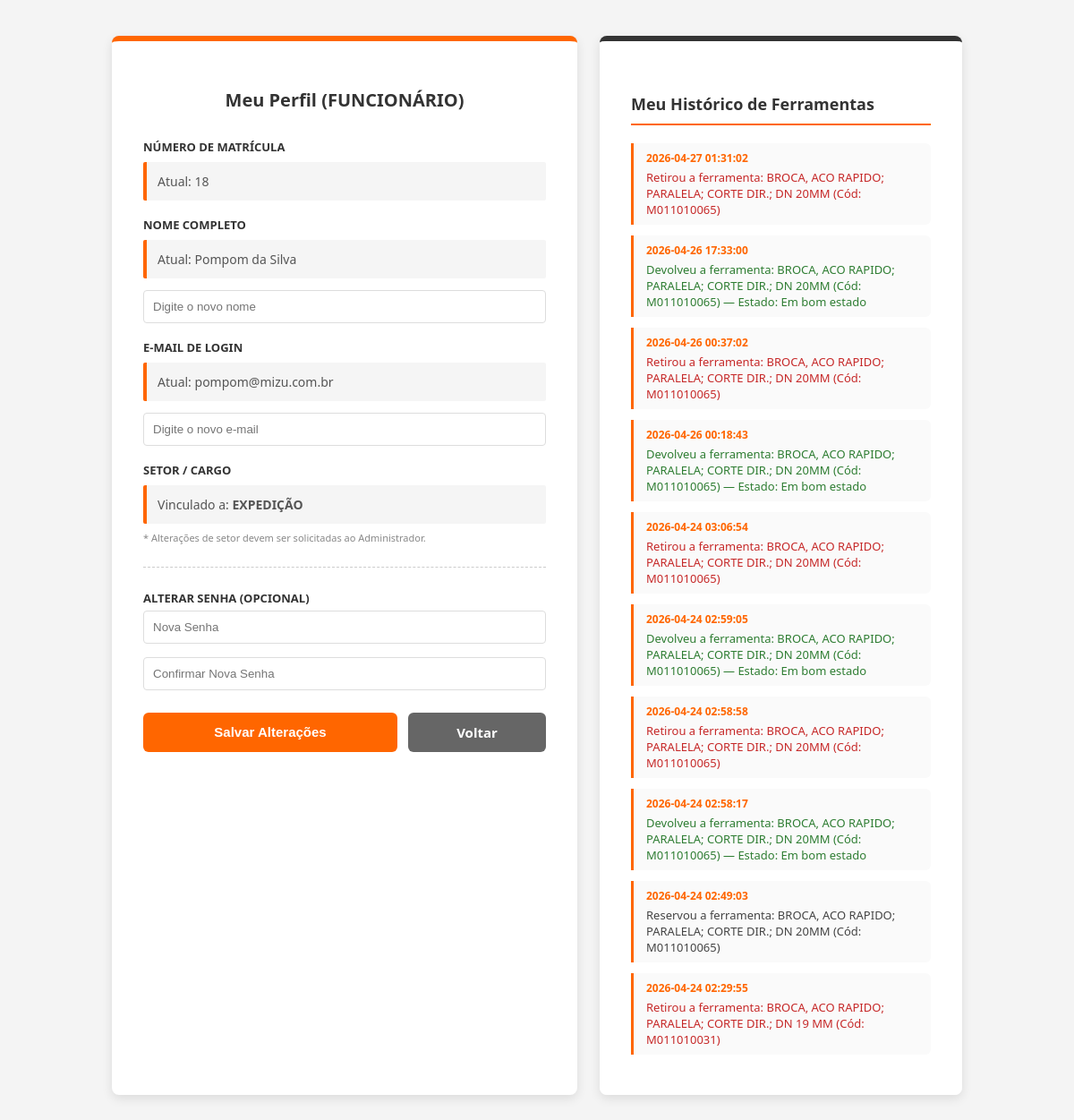
Screenshot of /meu_perfil (signed in) with the database file from the repository.
### tables this page shows
CREATE TABLE usuarios (
            id INTEGER PRIMARY KEY AUTOINCREMENT,
            nome TEXT NOT NULL,
            email TEXT NOT NULL,
            setor_cargo TEXT,
            status TEXT DEFAULT 'Aprovado'
        , senha TEXT, perfil TEXT DEFAULT 'FUNCIONÁRIO', setor TEXT, matricula TEXT, ativo INTEGER DEFAULT 1);

CREATE TABLE log_atividades (id INTEGER PRIMARY KEY AUTOINCREMENT, usuario_id INTEGER, descricao TEXT, data DATETIME DEFAULT CURRENT_TIMESTAMP);

### app.py (the view)
@app.route('/meu_perfil')
def meu_perfil():
    if 'perfil' not in session:
        return redirect(url_for('index'))
    conn = conectar()
    usuario = conn.execute("SELECT * FROM usuarios WHERE id = ?", (session.get('usuario_id'),)).fetchone()
    historico = conn.execute("""
        SELECT descricao, data FROM log_atividades
        WHERE usuario_id = ?
        ORDER BY data DESC
    """, (session.get('usuario_id'),)).fetchall()
    conn.close()
    return render_template('meuperfil.html', usuario=usuario, historico=historico)

### app.py (called while the page is built)
def conectar():
    caminho_banco = os.path.join(os.path.dirname(__file__), "banco_mizu_final.db")
    conn = sqlite3.connect(caminho_banco)
    conn.row_factory = sqlite3.Row
    return conn

### templates/meuperfil.html (shortened to what this page needs)
<!DOCTYPE html>
<html lang="pt-br">
<head>
</head>
<body>
<div class="wrapper">
    <div class="container-perfil">
        <h2>Meu Perfil ({{ session['perfil'] | replace('FUNCIONARIO', 'FUNCIONÁRIO') }})</h2>
        <form action="{{ url_for('salvar_perfil') }}" method="POST">
            <span class="label-grupo">Número de Matrícula</span>
            <div class="info-atual">Atual: {{ usuario.matricula if usuario and usuario.matricula else '---' }}</div>
            <span class="label-grupo">Nome Completo</span>
            <div class="info-atual">Atual: {{ usuario.nome if usuario else session['usuario_nome'] }}</div>
            <input type="text" name="novo_nome" placeholder="Digite o novo nome">
            <span class="label-grupo">E-mail de Login</span>
            <div class="info-atual">Atual: {{ usuario.email if usuario else session['usuario_email'] }}</div>
            <input type="email" name="novo_email" placeholder="Digite o novo e-mail">
            <span class="label-grupo">Setor / Cargo</span>
            <div class="info-atual">Vinculado a: <b>{{ usuario.setor_cargo if usuario and usuario.setor_cargo else (usuario.setor if usuario and usuario.setor else 'Não informado') }}</b></div>
            <p style="font-size: 11px; color: #888; margin-top: 5px;">* Alterações de setor devem ser solicitadas ao Administrador.</p>
            <div class="divisor"></div>
            <span class="label-grupo">Alterar Senha (opcional)</span>
            <input type="password" name="nova_senha" placeholder="Nova Senha" style="margin-bottom: 10px;">
            <input type="password" name="confirmar_senha" placeholder="Confirmar Nova Senha">
            <div class="botoes">
                <button type="submit" class="btn-salvar">Salvar Alterações</button>
                <a href="{{ url_for('dashboard_funcionario') }}" class="btn-voltar">Voltar</a>
            </div>
        </form>
    </div>
    <div class="container-historico">
        <h3>Meu Histórico de Ferramentas</h3>
        {% if historico %}
            {% for item in historico %}
            <div class="timeline-item">
                <div class="data">{{ item.data }}</div>
                <div class="desc {{ 'devolucao' if 'Devolveu' in item.descricao else 'retirada' if 'Retirou' in item.descricao else '' }}">
                    {{ item.descricao }}
                </div>
            </div>
            {% endfor %}
        {% else %}
            <p class="timeline-vazio">Nenhuma atividade registrada ainda.</p>
        {% endif %}
    </div>
</div>
</body>
</html>

### templates/meuperfil.html (style rules this page uses)
body { background-color: #f4f4f4; font-family: 'Segoe UI', Tahoma, Geneva, Verdana, sans-serif; display: flex; justify-content: center; align-items: flex-start; min-height: 100vh; margin: 0; padding: 40px 20px; }
.wrapper { display: flex; gap: 25px; width: 100%; max-width: 950px; }
.container-perfil { background-color: white; width: 450px; min-width: 450px; padding: 35px; border-radius: 8px; box-shadow: 0px 4px 12px rgba(0,0,0,0.1); border-top: 6px solid #ff6600; }
.container-historico { background-color: white; flex: 1; padding: 35px; border-radius: 8px; box-shadow: 0px 4px 12px rgba(0,0,0,0.1); border-top: 6px solid #333; max-height: 80vh; overflow-y: auto; position: sticky; top: 40px; }
h2 { text-align: center; color: #333; margin-bottom: 30px; font-size: 20px; }
h3 { color: #333; margin-bottom: 20px; font-size: 18px; border-bottom: 2px solid #ff6600; padding-bottom: 10px; position: sticky; top: 0; background: white; z-index: 1; padding-top: 5px; }
.label-grupo { font-weight: bold; color: #333; font-size: 13px; margin-top: 18px; display: block; text-transform: uppercase; }
.info-atual { background-color: #f5f5f5; padding: 12px; border-left: 4px solid #ff6600; margin: 8px 0; font-size: 14px; color: #555; border-radius: 2px; }
input[type="text"], input[type="email"], input[type="password"] { width: 100%; padding: 10px; margin-top: 5px; border: 1px solid #ddd; border-radius: 4px; box-sizing: border-box; outline-color: #ff6600; }
.divisor { border-top: 1px dashed #ccc; margin: 25px 0; }
.botoes { display: flex; gap: 12px; margin-top: 25px; }
.btn-salvar { flex: 2; background-color: #ff6600; color: white; border: none; padding: 12px; border-radius: 6px; font-weight: bold; cursor: pointer; font-size: 15px; }
.btn-voltar { flex: 1; background-color: #666; color: white; text-decoration: none; text-align: center; padding: 12px; border-radius: 6px; font-weight: bold; font-size: 15px; }
.timeline-item { border-left: 3px solid #ff6600; padding: 8px 14px; margin-bottom: 12px; background: #fafafa; border-radius: 0 6px 6px 0; }
.timeline-item .data { font-weight: bold; color: #ff6600; font-size: 12px; margin-bottom: 4px; }
.timeline-item .desc { color: #444; font-size: 13px; }
.timeline-item .desc.retirada { color: #c62828; }
.timeline-item .desc.devolucao { color: #2e7d32; }

### rows the page displays
usuarios: matricula "18", nome "Pompom da Silva", email "pompom@mizu.com.br", setor "EXPEDIÇÃO"
log_atividades: data "2026-04-27 01:31:02", descricao "Retirou a ferramenta: BROCA, ACO RAPIDO; PARALELA; CORTE DIR.; DN 20MM (Cód: M011010065)"
log_atividades: data "2026-04-26 17:33:00", descricao "Devolveu a ferramenta: BROCA, ACO RAPIDO; PARALELA; CORTE DIR.; DN 20MM (Cód: M011010065) — Estado: Em bom estado"
log_atividades: data "2026-04-26 00:37:02", descricao "Retirou a ferramenta: BROCA, ACO RAPIDO; PARALELA; CORTE DIR.; DN 20MM (Cód: M011010065)"
log_atividades: data "2026-04-26 00:18:43", descricao "Devolveu a ferramenta: BROCA, ACO RAPIDO; PARALELA; CORTE DIR.; DN 20MM (Cód: M011010065) — Estado: Em bom estado"
log_atividades: data "2026-04-24 03:06:54", descricao "Retirou a ferramenta: BROCA, ACO RAPIDO; PARALELA; CORTE DIR.; DN 20MM (Cód: M011010065)"
log_atividades: data "2026-04-24 02:59:05", descricao "Devolveu a ferramenta: BROCA, ACO RAPIDO; PARALELA; CORTE DIR.; DN 20MM (Cód: M011010065) — Estado: Em bom estado"
log_atividades: data "2026-04-24 02:58:58", descricao "Retirou a ferramenta: BROCA, ACO RAPIDO; PARALELA; CORTE DIR.; DN 20MM (Cód: M011010065)"
log_atividades: data "2026-04-24 02:58:17", descricao "Devolveu a ferramenta: BROCA, ACO RAPIDO; PARALELA; CORTE DIR.; DN 20MM (Cód: M011010065) — Estado: Em bom estado"
log_atividades: data "2026-04-24 02:49:03", descricao "Reservou a ferramenta: BROCA, ACO RAPIDO; PARALELA; CORTE DIR.; DN 20MM (Cód: M011010065)"
log_atividades: data "2026-04-24 02:29:55", descricao "Retirou a ferramenta: BROCA, ACO RAPIDO; PARALELA; CORTE DIR.; DN 19 MM (Cód: M011010031)"

### other values shown
{{ session['perfil'] | replace('FUNCIONARIO', 'FUNCIONÁRIO') }} "FUNCIONÁRIO"
